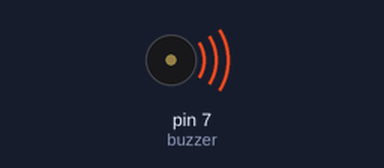
This sketch was run on a simulated Arduino Uno, built with avr-gcc and run on an emulated ATmega328P. Parts: buzzer (waves = sounding, pin HIGH). What the sketch prints to the serial monitor is not drawn.

Above: at 0.1 s.
At 2.1 s:
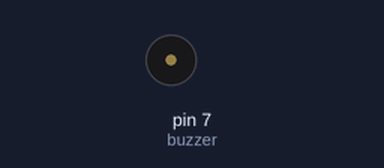
Timing chart, 0 to 3.6 s (numbered marks = the images above):
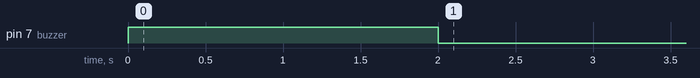

The sketch:

Alarm_Clock.ino
```cpp
int time = 0;
int buzzer = 7;
long sum = 0;
int alrm = 530;
int count = 0;

long hr_to_sec(int alrm)
{
  int hr = alrm / 100;
  int min = alrm % 100;

  long total_sec = hr*60*60 + min*60;
  return total_sec;
}

long alarm = hr_to_sec(alrm);

void setup()
{
  Serial.begin(9600);
  pinMode(buzzer, OUTPUT);
  Serial.println(alarm);
  digitalWrite(buzzer, HIGH);
  delay(2000);
  digitalWrite(buzzer, LOW);
}

void loop()
{

  if (time >= alarm)
  {
    count++;
    if(count>10)
    {
      for (int i = 0; i < 4; i++)
      {
        digitalWrite(buzzer, HIGH);
        delay(100);
        digitalWrite(buzzer, LOW);
        delay(100);
      }
      delay(1000);
    }
    else
    {
      for (int i = 0; i < 4; i++)
      {
        digitalWrite(buzzer, HIGH);
        delay(300);
        digitalWrite(buzzer, LOW);
        delay(300);
      }
      delay(1000);
    }
  }

  else
  {
    delay(1000);
    time++;
    // Serial.println(time);
  }
}
```
